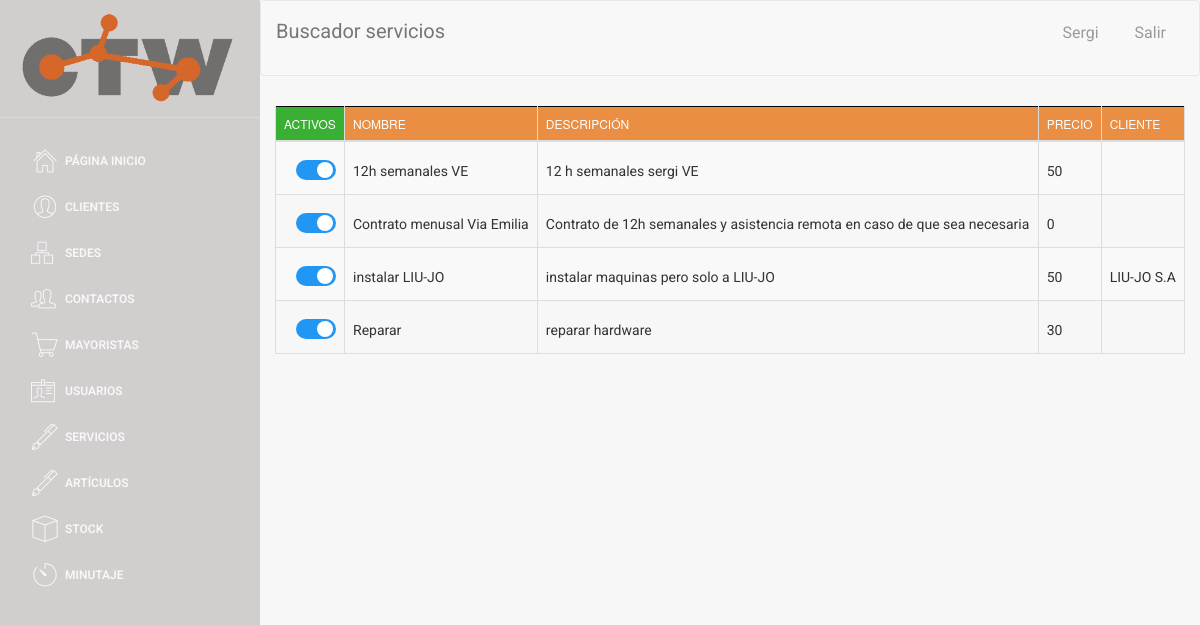
The page /buscador/buscador_servicios.php (signed in) on the database its author committed.
### tables this page shows
CREATE TABLE `SERVICIO` (
  `ID_SERVICIO` int(4) NOT NULL,
  `nombre` varchar(30) NOT NULL,
  `descripcion` text,
  `precio` float NOT NULL DEFAULT '0',
  `NIF_empresa` varchar(20) DEFAULT NULL,
  `activo` tinyint(4) NOT NULL DEFAULT '1'
);

CREATE TABLE `CLIENTE` (
  `NIF_EMPRESA` varchar(9) NOT NULL,
  `nombre_comercial` varchar(35) NOT NULL,
  `nombre_completo` varchar(60) NOT NULL,
  `telefono` int(9) NOT NULL,
  `email` varchar(30) NOT NULL,
  `ciudad_facturacion` varchar(25) NOT NULL,
  `codigo_postal_facturacion` varchar(10) NOT NULL,
  `calle_facturacion` varchar(30) NOT NULL,
  `numero_facturacion` varchar(30) NOT NULL,
  `ciudad_envio` varchar(25) NOT NULL,
  `codigo_postal_envio` varchar(10) NOT NULL,
  `calle_envio` varchar(30) NOT NULL,
  `numero_envio` varchar(30) NOT NULL,
  `IBAN` varchar(34) NOT NULL,
  `SEPA` varchar(2) NOT NULL,
  `pais` varchar(30) DEFAULT NULL,
  `prefijo` int(5) DEFAULT NULL,
  `activo` tinyint(1) NOT NULL
);

### web/assets/php/selects.php (called while the page is built, shortened)
<?php
function select_all_servicio()
{
    $conn = connect();
    $sql = "SELECT *
    FROM SERVICIO
    ORDER BY nombre asc";
    $data = $conn->query($sql);
    return $data;
}
function select_nombre_cliente($NIF_cliente)
{
    $conn = connect();
    $sql = "SELECT nombre_comercial
    FROM CLIENTE WHERE NIF_EMPRESA = '" . $NIF_cliente . "'";
    $data = $conn->query($sql);
    $row = $data->fetch_assoc();
    $nombre_cliente = $row['nombre_comercial'];
    return $nombre_cliente;
}

### web/buscador/buscador_servicios.php (the view, shortened to what this page needs)
<!doctype html>
<?php
include('../assets/php/selects.php');
include('../assets/php/functions.php');
if ($_SESSION["login_done"] == true){
?>
<html lang="en">
<head>
</head>
<body>
<div class="wrapper">
    <div class="sidebar">
        <div class="sidebar-wrapper">
        </div>
    </div>
    <div class="main-panel">
        <nav class="navbar navbar-default navbar-fixed">
            <div class="container-fluid">
                <div class="navbar-header">
                <a class="navbar-brand">Buscador servicios</a>
            </div>
            <div class="collapse navbar-collapse">
            </div>
        </div>
        </nav>
        <div class="content">
            <div class="container-fluid">
                <div class="row">
                    <div>
                        <div>
                            <table id="buscador_servicio" class="table table-striped table-bordered">
                                <thead>
                                <tr>
                                    <th style="background-color: #39AF33; width: 3px;">Activos</th>
                                    <th>Nombre</th>
                                    <th>Descripción</th>
                                    <th>Precio</th>
                                    <th>Cliente</th>
                                </tr>
                                </thead>
                                <tbody>
                                <?php
                                $data = select_all_servicio();
                                if ($data->num_rows > 0) {
                                    $i = 0;
                                    while ($row = $data->fetch_assoc()) {
                                        $pk = $row['ID_SERVICIO'];
                                        $i++;
                                        $div = "div" . $i;
                                        ?>
                                        <tr id="<?php echo "$div"; ?>" value="<?php echo "$pk"; ?>">
                                            <?php checkbox_servicios($row['activo'],$row['ID_SERVICIO']  )?>
                                            <td><label style="margin-top: 11px;"><a href="#" class="nombre"
                                                                                    data-pk=<?php echo "\"$pk\""; ?>><?php echo $row['nombre'] ?> </a></label>
                                            </td>
                                            <td><label style="margin-top: 11px;"><a href="#" class="descripcion"
                                                                                    data-pk=<?php echo "\"$pk\""; ?>><?php echo $row['descripcion'] ?> </a></label>
                                            </td>
                                            <td><label style="margin-top: 11px;"><a href="#" class="precio"
                                                                                    data-pk=<?php echo "\"$pk\""; ?>><?php echo $row['precio'] ?> </a></label>
                                            </td>
                                            <td><label style="margin-top: 11px;">
                                                    <a href="#" class="NIF_empresa" data-pk=<?php echo "\"$pk\""; ?>>
                                                        <?php
                                                        if($row['NIF_empresa']=='') {
                                                            echo $row['NIF_empresa'];
                                                        }else{
                                                            $nif_cliente = $row['NIF_empresa'];
                                                            $nombreCliente = select_nombre_cliente($nif_cliente);
                                                            echo $nombreCliente;
                                                        }
                                                        ?>
                                                    </a></label></td>
                                        </tr>
                                        <?php
                                    }
                                } else {
                                    echo "0 results";
                                }
                                ?>
                                </tbody>
                            </table>
                        </div>
                    </div>
                </div>
            </div>
        </div>
    </div>
</div>
</body>
</html>
<?php
} else {
    echo "false";
    header("location:../index.php");
}
?>

### web/assets/php/functions.php (shortened to what this page needs)
<html>
    <?php
function checkbox_servicios($activo, $ID_SERVICIO)
{
    if ($activo == 0) {
        echo "<td><label style=\"margin-top: 10px; margin-left:12px;\" class=\"switcha\" ><a class=\"checkbox_activo\">&nbsp;0</a><input  type=\"checkbox\" onchange=\" onchange_servicio('$ID_SERVICIO', $activo)\"><div  class=\"slider rounda\"></div></label></td>";
    } else {
        echo "<td><label style=\"margin-top: 10px; margin-left:12px;\" class=\"switcha\"><a  class=\"checkbox_activo\">&nbsp;1</a><input  type=\"checkbox\" checked onchange=\" onchange_servicio('$ID_SERVICIO', $activo)\" ><div  class=\"slider rounda\"></div></label></td>";
    }
}
?>
</html>

### web/assets/css/micss.css (style rules this page uses)
.switcha { position: relative; display: inline-block; width: 40px; height: 20px; }
.slider { position: absolute; cursor: pointer; top: 0; left: 0; right: 0; bottom: 0; background-color: #ccc; -webkit-transition: .4s; transition: .4s; }
.slider:before { position: absolute; content: ""; height: 16px; width: 16px; left: 2px; bottom: 2px; background-color: white; -webkit-transition: .4s; transition: .4s; }
input:checked + .slider { background-color: #2196F3; }
input:checked + .slider:before { -webkit-transform: translateX(1px); -ms-transform: translateX(10px); transform: translateX(19px); }
.slider.rounda { border-radius: 34px; }
.slider.rounda:before { border-radius: 50%; }

### web/assets/css/table_editor.css (style rules this page uses)
a, a:hover { color: #000; }

### web/assets/css/table.css (style rules this page uses)
table { border: none; }
table thead, table tfoot { background-color: #e98e42; border: 1px solid black; }
a, a:hover { color: #000; }

### rows shown on the page
servicio: $pk 4 (drawn), nombre "12h semanales VE", descripcion "12 h semanales sergi VE", precio "50"
servicio: $pk 2 (drawn), nombre "Contrato menusal Via Emilia", descripcion "Contrato de 12h semanales y asistencia remota en caso de que sea necesaria", precio "0"
servicio: $pk 3 (drawn), nombre "instalar LIU-JO", descripcion "instalar maquinas pero solo a LIU-JO", precio "50", NIF_empresa.nombre_comercial "LIU-JO S.A"
servicio: $pk 1 (drawn), nombre "Reparar", descripcion "reparar hardware", precio "30"
